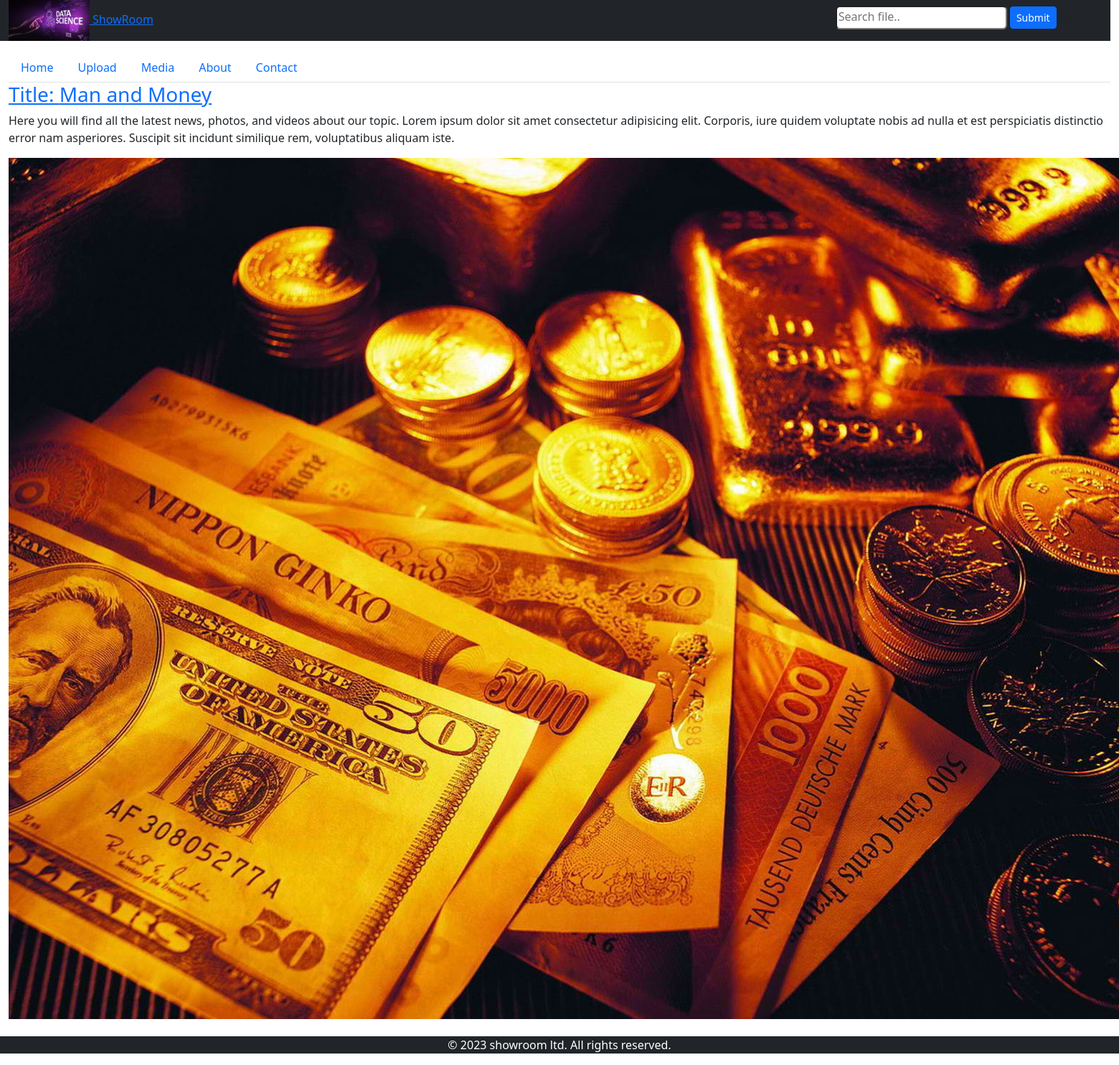
Page /detail/1/ on the committed database.
### media_app/models.py (models this page shows, shortened)
class Media(models.Model):
    title = models.CharField(max_length=255)
    description = models.TextField()
    media_file = models.FileField(upload_to='media/')
    thumbnail = models.ImageField(upload_to='thumbnails/')
    created_at = models.DateTimeField(auto_now_add=True)

### media_app/views.py (the view)
# urls.py: path('detail/<int:pk>/', views.detail, name='detail'),
def detail(request, pk):
    media = get_object_or_404(Media, pk=pk)
    return render(request, 'media_app/detail.html', {'media': media})

### media_app/templates/media_app/detail.html (shortened to what this page needs)
{% extends 'media_app/base.html' %}
{% block content %}
<h3><a href="{% url 'view_video' media.pk %}">Title: {{ media.title }}</a></h3>
<p>{{ media.description }}</p>
{% if media.thumbnail %}
<img src="{{media.thumbnail.url }}" alt="{{media.title}}">
{% endif %}
{% endblock %}

### rows in the picture
Media: title "Man and Money", description "Here you will find all the latest news, photos, and videos about our topic. Lorem ipsum dolor sit amet consectetur adipisicing elit. Corporis, iure quidem voluptate nobis ad nulla et est perspiciatis distinctio error nam asperiores. Suscipit sit incidunt similique rem, voluptatibus aliquam iste.", thumbnail (picture)
